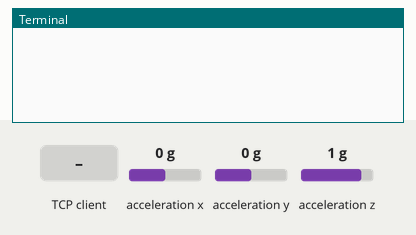
A program run on a simulated Raspberry Pi (BCM pin numbers). Shown: the last lines printed to the terminal. Inputs (shaded band) come from the test bench; at power-on: acceleration x 0 g, acceleration y 0 g, acceleration z 1 g. System figures (address, load, memory, disk, uptime) are fixed made-up values; one TCP client connects 1 s after the port opens and stays connected.

Above: at 1.2 s.
1.3 s: the TCP client sends "1\n"
At 2.4 s:
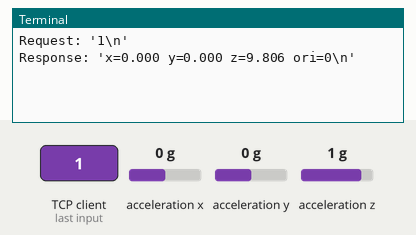
2.8 s: the TCP client sends "on\n"
At 3.4 s:
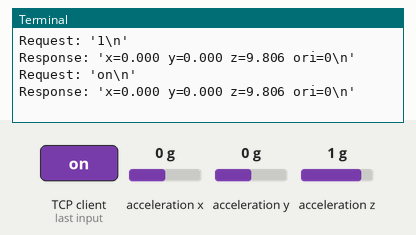
4.3 s: the TCP client sends "off\n"
At 5.7 s:
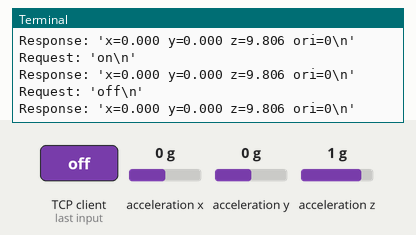

Measured:
- after the input at 1.3 s, the terminal: prints a new line at once (image 1)
- after the input at 2.8 s, the terminal: prints a new line at once (image 2)
- after the input at 4.3 s, the terminal: prints a new line at once (image 3)

The program:

main.py
```python
#!/usr/bin/env python3
import asyncio
import subprocess

import accel
#import imu
import net

# Get the IP address of this Raspberry Pi
host = (
    subprocess.run(["hostname", "-I"], stdout=subprocess.PIPE)
    .stdout.decode("utf-8")
    .strip()
)

# Port 10030 for EG-1003
port = 10030

# Setup the sensor, either a MMA8451 or LSM9DS1 module from Adafruit
# sensor = imu.LSM()
sensor = accel.MMA()

# Setup networking sockets for sending IMU data to the PC
data_server = net.DataServer(host, port, sensor.getData)

asyncio.run(data_server.run_server())
```

accel.py
```python
import board
import busio

import adafruit_mma8451


class MMA:
    def __init__(self):
        # Initialize I2C bus.
        self.i2c = busio.I2C(board.SCL, board.SDA)

        # Initialize MMA8451 module.
        self.sensor = adafruit_mma8451.MMA8451(self.i2c)
        # Optionally change the address if it's not the default:
        # sensor = adafruit_mma8451.MMA8451(i2c, address=0x1C)

        # Optionally change the range from its default of +/-4G:
        self.sensor.range = adafruit_mma8451.RANGE_2G  # +/- 2G
        # sensor.range = adafruit_mma8451.RANGE_4G  # +/- 4G (default)
        # sensor.range = adafruit_mma8451.RANGE_8G  # +/- 8G

        # Optionally change the data rate from its default of 800hz:
        # sensor.data_rate = adafruit_mma8451.DATARATE_800HZ  #  800Hz (default)

    def getData(self):
        x, y, z = self.sensor.acceleration
        orientation = self.sensor.orientation
        return "x={0:0.3f} y={1:0.3f} z={2:0.3f} ori={3}".format(x, y, z, orientation)

        # Orientation is one of these values:
        #  - PL_PUF: Portrait, up, front
        #  - PL_PUB: Portrait, up, back
        #  - PL_PDF: Portrait, down, front
        #  - PL_PDB: Portrait, down, back
        #  - PL_LRF: Landscape, right, front
        #  - PL_LRB: Landscape, right, back
        #  - PL_LLF: Landscape, left, front
        #  - PL_LLB: Landscape, left, back
        # print("Orientation: ", end="")
        # if orientation == adafruit_mma8451.PL_PUF:
        #     print("Portrait, up, front")
        # elif orientation == adafruit_mma8451.PL_PUB:
        #     print("Portrait, up, back")
        # elif orientation == adafruit_mma8451.PL_PDF:
        #     print("Portrait, down, front")
        # elif orientation == adafruit_mma8451.PL_PDB:
        #     print("Portrait, down, back")
        # elif orientation == adafruit_mma8451.PL_LRF:
        #     print("Landscape, right, front")
        # elif orientation == adafruit_mma8451.PL_LRB:
        #     print("Landscape, right, back")
        # elif orientation == adafruit_mma8451.PL_LLF:
        #     print("Landscape, left, front")
        # elif orientation == adafruit_mma8451.PL_LLB:
        #     print("Landscape, left, back")
```

net.py
```python
import asyncio


class DataServer:
    """
    A class for sending data over the network (via TCP).
    Listens to incoming TCP request and responds with data from data_fun.

        Attributes:
            host (string): The IP address to host the server on (probably the address of this machine)
            port (int): Which network port to listen for requests on.
            data_fun (function): The function called for retrieving what data to send.
    """

    def __init__(self, host, port, data_fun):
        self.data_fun = data_fun
        self.host = host
        self.port = port

    async def handle_client(self, reader, writer):
        """Handles incoming client TCP requests.

        :param reader:
        :param writer:
        :returns: None
        """
        request = None
        while request != "quit\n":
            request = (await reader.read(255)).decode("utf8")
            response = str(self.data_fun()) + "\n"
            print("Request: " + repr(request))
            print("Response: " + repr(response))
            writer.write(response.encode("utf8"))
            await writer.drain()

        writer.write("Closing connection!".encode("utf8"))
        await writer.drain()
        writer.close()

    async def run_server(self):
        server = await asyncio.start_server(self.handle_client, self.host, self.port)
        async with server:
            await server.serve_forever()
```
